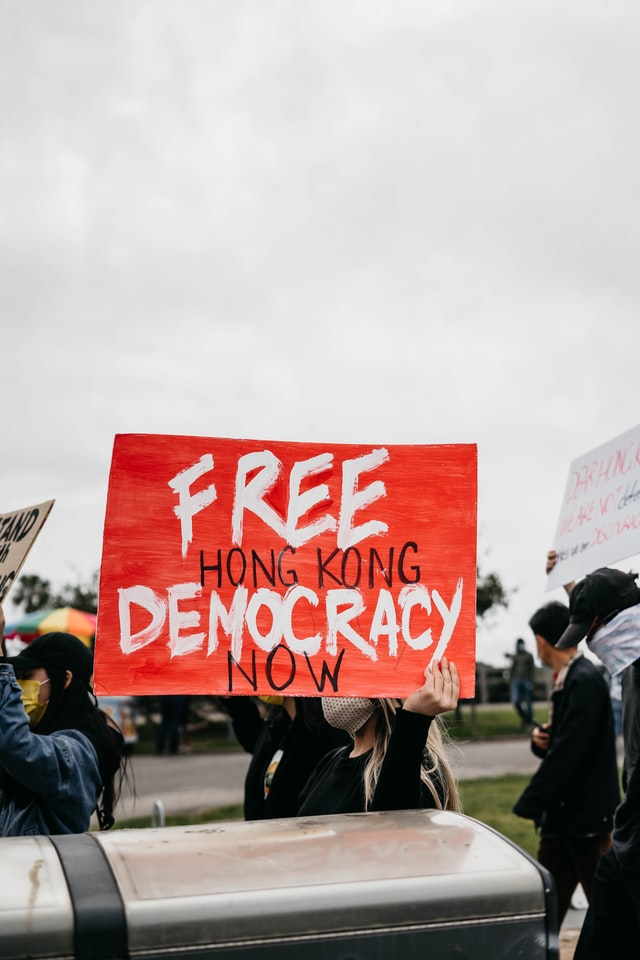
#> input picture img_in/jeremiah-amaya-z3wbTG64Gto-unsplash.jpg, 640 x 960 px
$ jupyter execute 05-fft-tsepkov-yaroslav.ipynb
#> lines starting #> are read from the running program, lines starting #| are printed output that depends on the picture; after the words box and inside, x2 and y2 are one past the last pixel; in counts of white or black regions, pixels touching at a corner belong together; long printed decimals are rounded
### helper.py
import matplotlib.pyplot as plt
import numpy as np
import random

def sp_noise(image:np.ndarray, prob: float)->np.ndarray:
    """
    Add salt and pepper noise to image
    prob: Probability of the noise
    """
    image = np.array(image, np.uint8)
    output = np.zeros(image.shape,np.uint8)
    thres = 1 - prob
    for i in range(image.shape[0]):
        for j in range(image.shape[1]):
            rdn = random.random()
            if rdn < prob:
                output[i][j] = 0
            elif rdn > thres:
                output[i][j] = 255
            else:
                output[i][j] = image[i][j]
    return np.array(output[i][j],dtype=np.uint8)

# [2 lines that do not run on import are left out]

### 05-fft-tsepkov-yaroslav.ipynb
[cell 1]
import cv2
import matplotlib.pyplot as plt
import numpy as np
from helper import sp_noise
import os

[cell 2]
def sp(img: np.ndarray, part: float)->np.ndarray:
    random_index = (np.random.rand(img.shape[0], img.shape[1])*100).astype(np.uint8) # генерируем случаный индексы
    output = np.copy(img) # делаем глубокую копию изображения
    output[random_index<=part] = 255 # заменяем значение пиксела
    return output

[cell 3]
path, ext = os.path.splitext("img_in/jeremiah-amaya-z3wbTG64Gto-unsplash.jpg")
prob = 0.09
struct = (1/9) * np.array([
    [1,1,1],
    [1,1,1],
    [1,1,1]
])

[cell 4]
img = cv2.imread(path+ext,0)
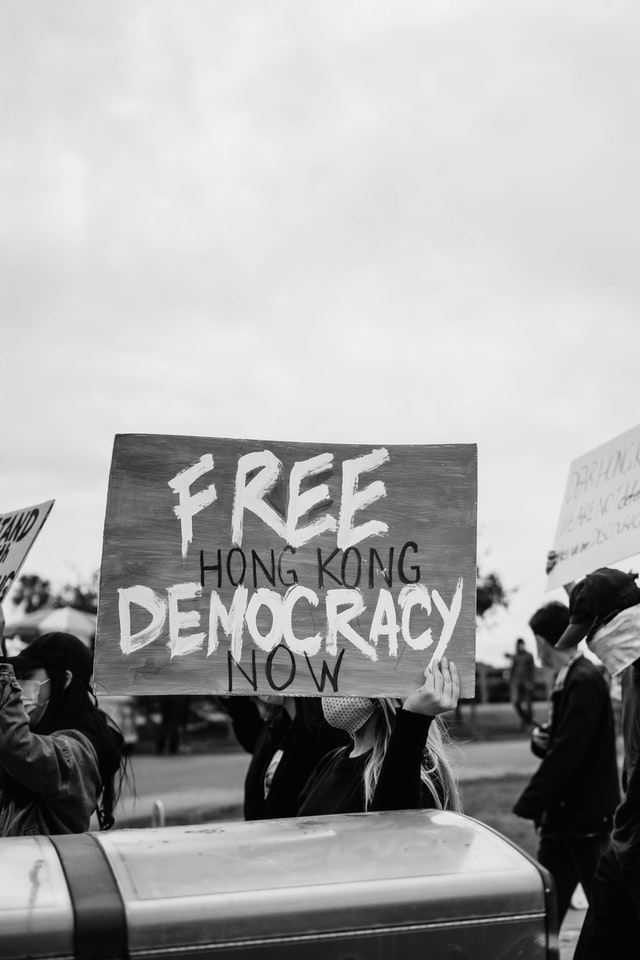
#> img: shape (960, 640); min 0, max 247, mean 167
plt.figure(figsize=(10,10))
plt.imshow(img, cmap=plt.cm.gray)
plt.title('grayscale image')
plt.show()

[cell 5]
sp_noise(img, 0.09)
#> after the loop in sp_noise, `for i in range(image.shape[0]):`:
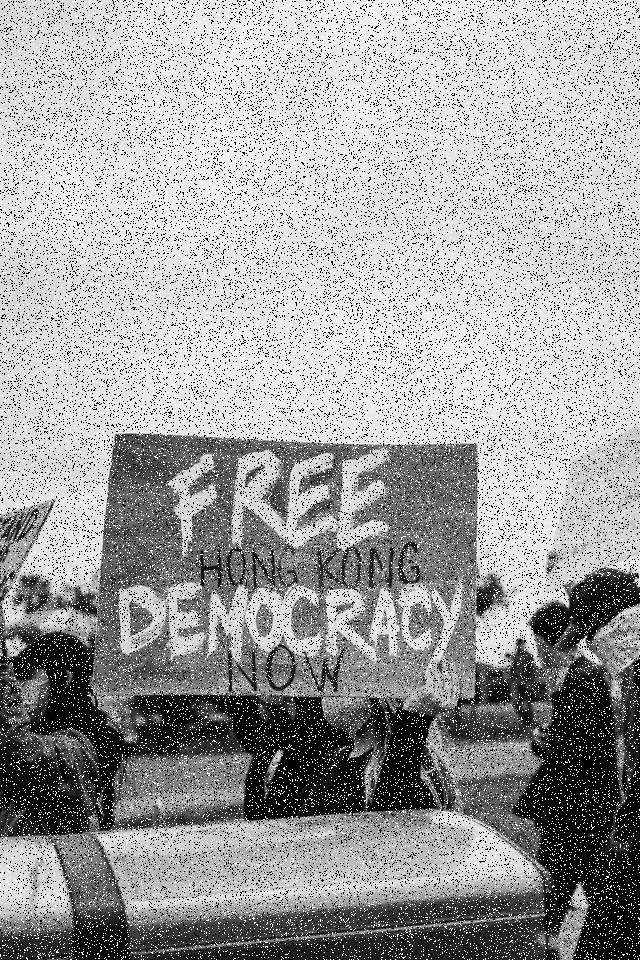
#> output: shape (960, 640); min 0, max 255, mean 159.8
#> Out = 0

[cell 6]
noisy_img = np.array(sp(img, prob*100),dtype=np.uint8)
#> in sp, `output[random_index<=part] = 255`:
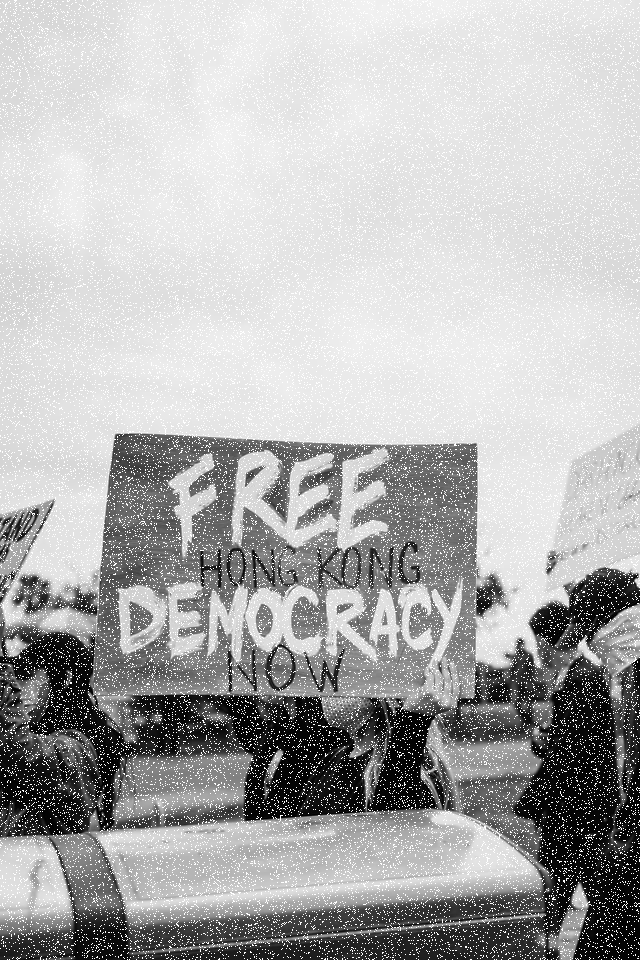
#> output: shape (960, 640); 10.06% of pixels changed, all inside (x1, y1, x2, y2) = (0, 0, 640, 960)
plt.figure(figsize=(10,10))
plt.imshow(noisy_img, cmap=plt.cm.gray)
plt.title(f"noisy image level {prob*100}%")

[cell 7]
def fir_image(image, weighted_window):
  return cv2.merge(list(map(lambda channel: fir(channel, weighted_window), cv2.split(image))))

def fir(image, weighted_window):
  h, w = image.shape
#> h = 960; w = 640
  window_h, window_w = weighted_window.shape
  new_image = np.zeros((h, w), np.uint8)
  new_image = cv2.filter2D(image, -1, weighted_window)
#> `plt.show()`:
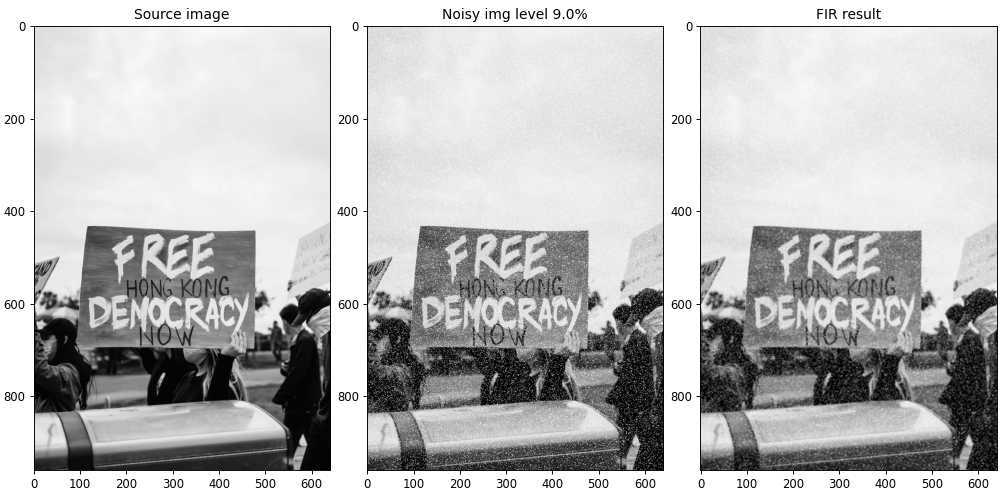
#> figure drawn by matplotlib, 3 panels
#| MSE for source image and noisy image: 3.548
#| MSE for source image and filtered image: 14.198
  return new_image

[cell 8]
def MSE(img: np.ndarray, img_processing: np.ndarray) -> float:
    return np.sum((img - img_processing)**2)/(img.shape[0]*img.shape[1]*3)

[cell 9]
fir_result = fir_image(noisy_img, struct)

[cell 10]
def filtering_fft(image, kernel):

  s1 = np.array(image.shape)
#> s1 = [960, 640]

  fsize = 2 ** np.ceil(np.log2(s1)).astype(int)
#> fsize = [1024, 1024]
  fslice = tuple([slice(0, int(sz)) for sz in s1])

  image_fft = np.fft.fft2(image , fsize)

  kernel_fft = np.fft.fft2(kernel , fsize)
  result = np.fft.ifft2(image_fft * kernel_fft)[fslice].copy()

  return np.array(result.real , np.int32)
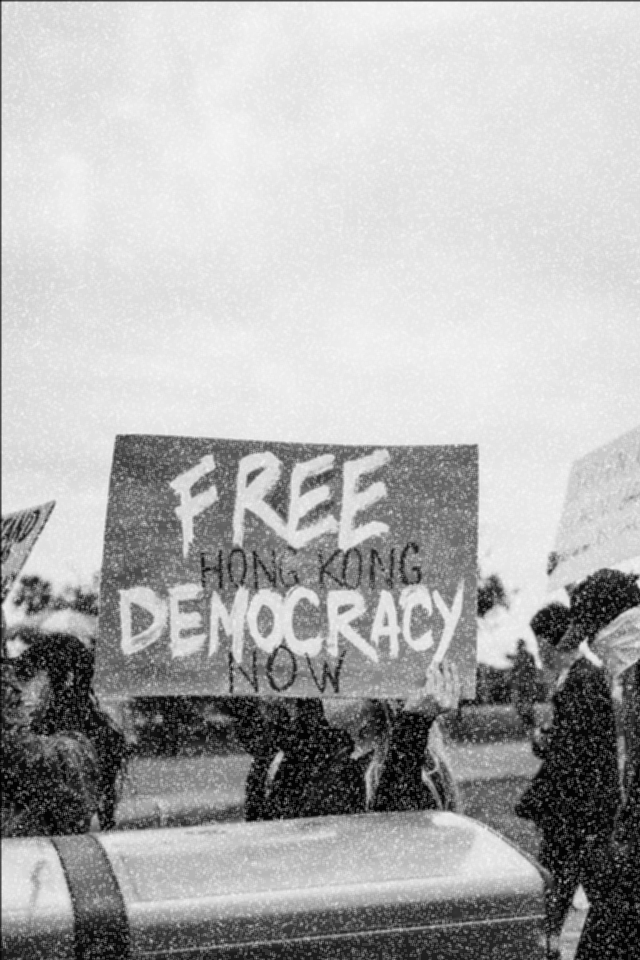
#> returned value: shape (960, 640) int32; min 1, max 250, mean 175

[cell 11]
fig, axs = plt.subplots(1,3,figsize=(12,12), constrained_layout=True)
axs[0].imshow(img, cmap=plt.cm.gray)
axs[0].set_title("Source image")
axs[1].imshow(noisy_img, cmap=plt.cm.gray)
axs[1].set_title(f"Noisy img level {prob*100}%")
axs[2].imshow(fir_result, cmap=plt.cm.gray)
axs[2].set_title("FIR result")
plt.show()
print(f'MSE for source image and noisy image: {MSE(img, noisy_img)}')
print(f'MSE for source image and filtered image: {MSE(img, fir_result)}')

[cell 12]
spectral =  filtering_fft(noisy_img, struct)

[cell 13]
fig, axs = plt.subplots(1,3,figsize=(12,12), constrained_layout=True)
axs[0].imshow(img, cmap=plt.cm.gray)
axs[0].set_title("Source image")
axs[1].imshow(noisy_img, cmap=plt.cm.gray)
axs[1].set_title(f"Noisy img level {prob*100}%")
axs[2].imshow(spectral, cmap=plt.cm.gray)
axs[2].set_title("Spectral result")
plt.show()
print(f'MSE for source image and noisy image: {MSE(img, noisy_img)}')
#| MSE for source image and noisy image: 3.548
print(f'MSE for source image and filtered image: {MSE(img, spectral)}')
#| MSE for source image and filtered image: 152.593

$ run again, with img_in/david-clode-rTEt2xxdOvI-unsplash.jpg copied over img_in/jeremiah-amaya-z3wbTG64Gto-unsplash.jpg
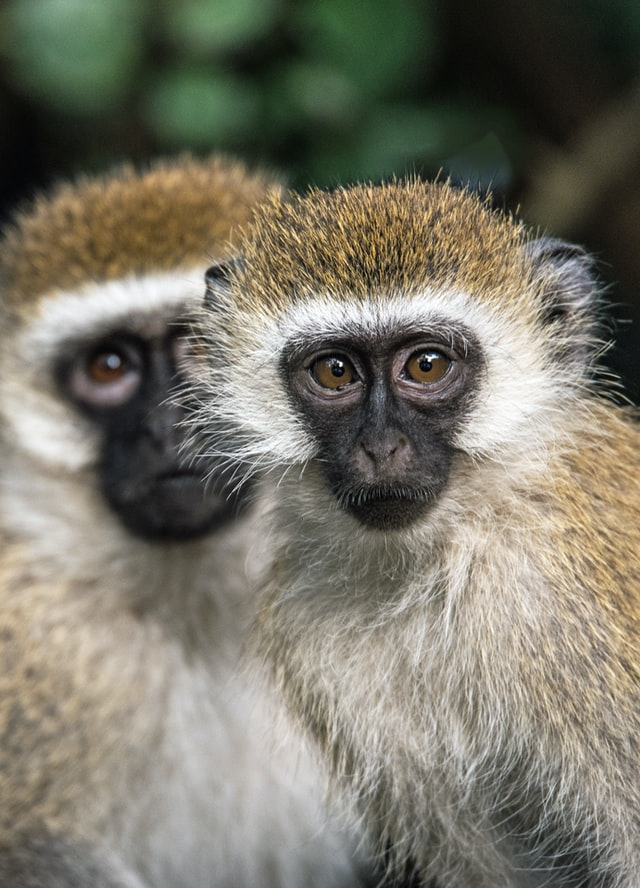
#> input picture img_in/david-clode-rTEt2xxdOvI-unsplash.jpg, 640 x 888 px
#> after the loop in sp_noise, `for i in range(image.shape[0]):`:
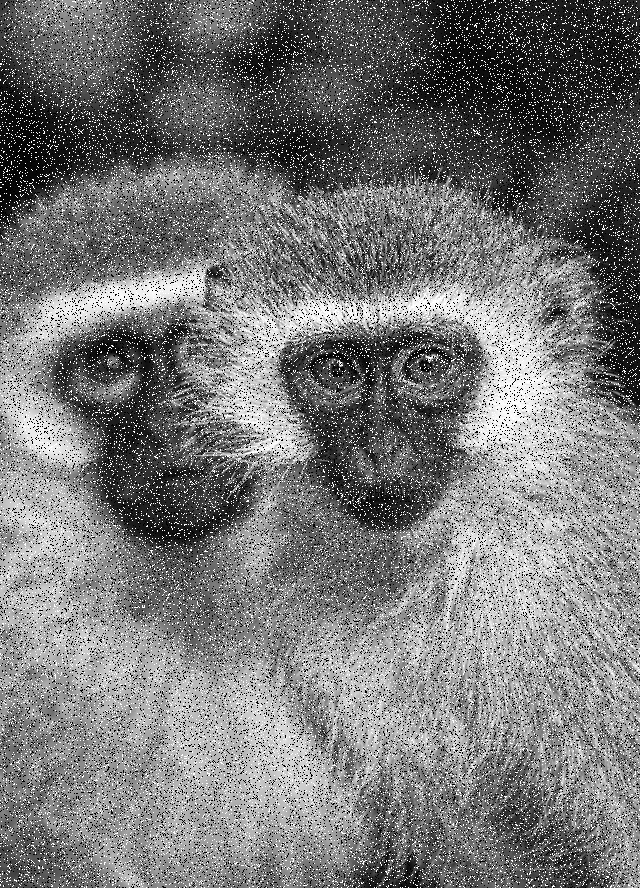
#> output: shape (888, 640); min 0, max 255, mean 119.5
#> Out = 186
#| MSE for source image and noisy image: 3.659
#| MSE for source image and filtered image: 24.899
#> in filtering_fft, `return np.array(result.real , np.int32)`:
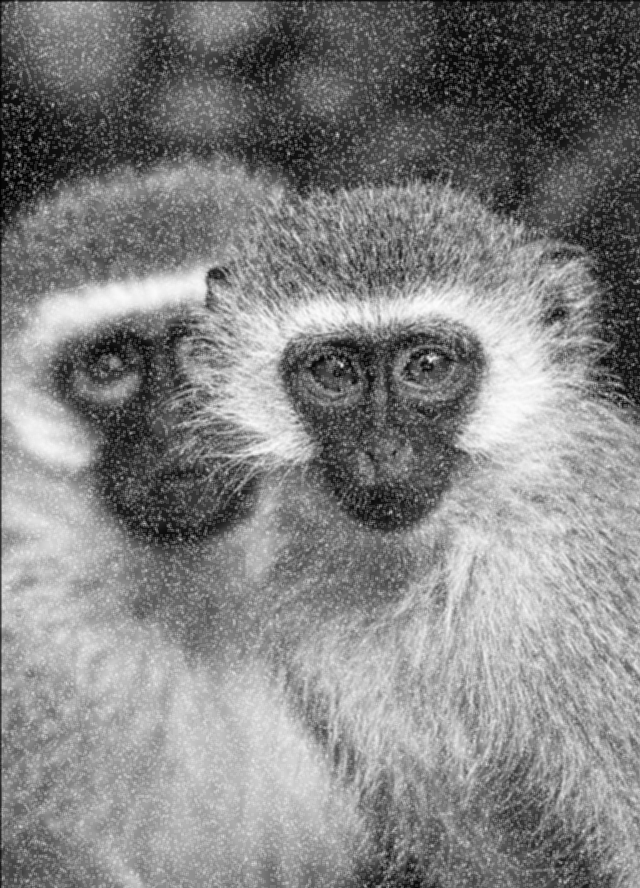
#> returned value: shape (888, 640) int32; min 2, max 253, mean 130.7
#| MSE for source image and noisy image: 3.659
#| MSE for source image and filtered image: 204.478
